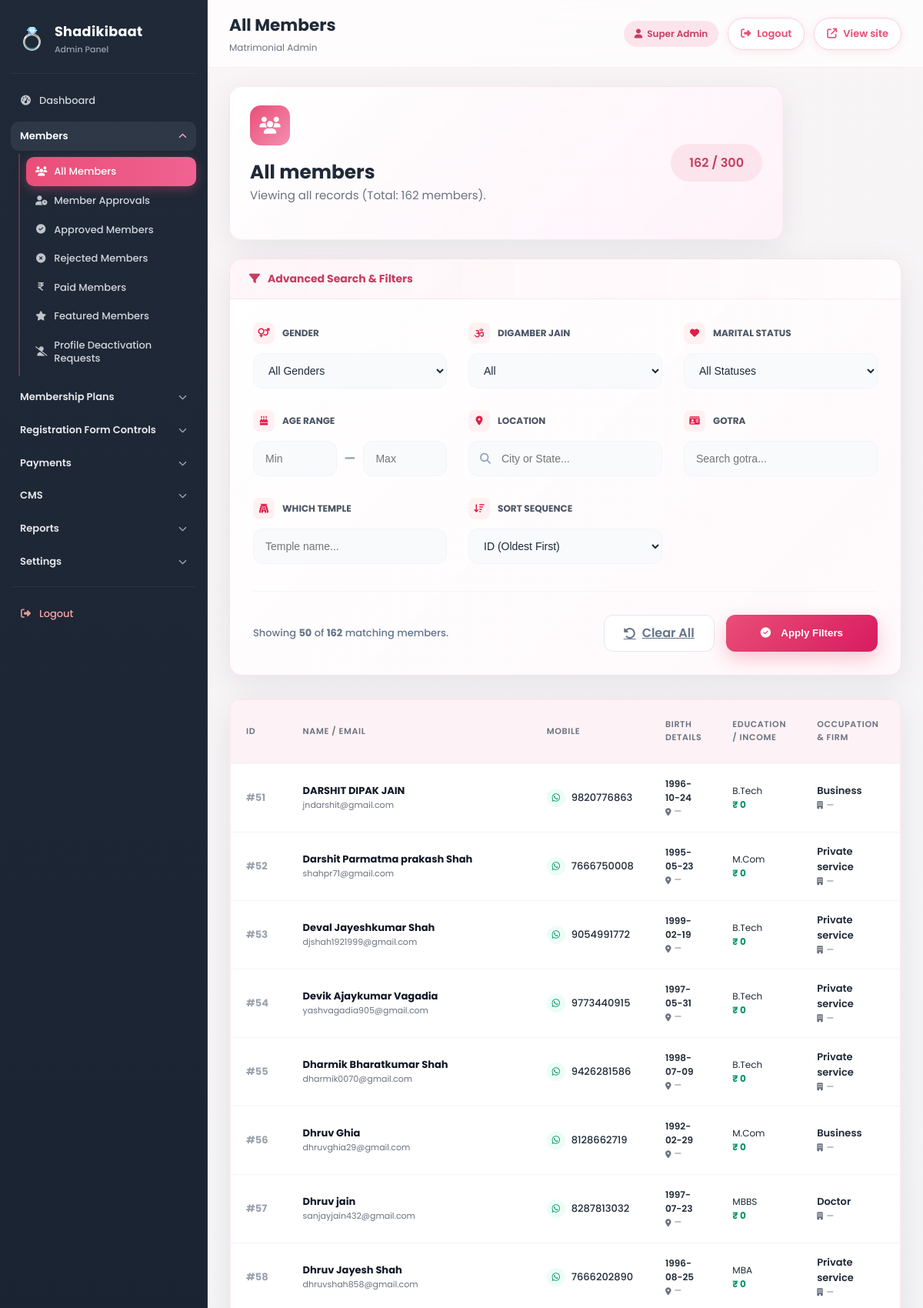
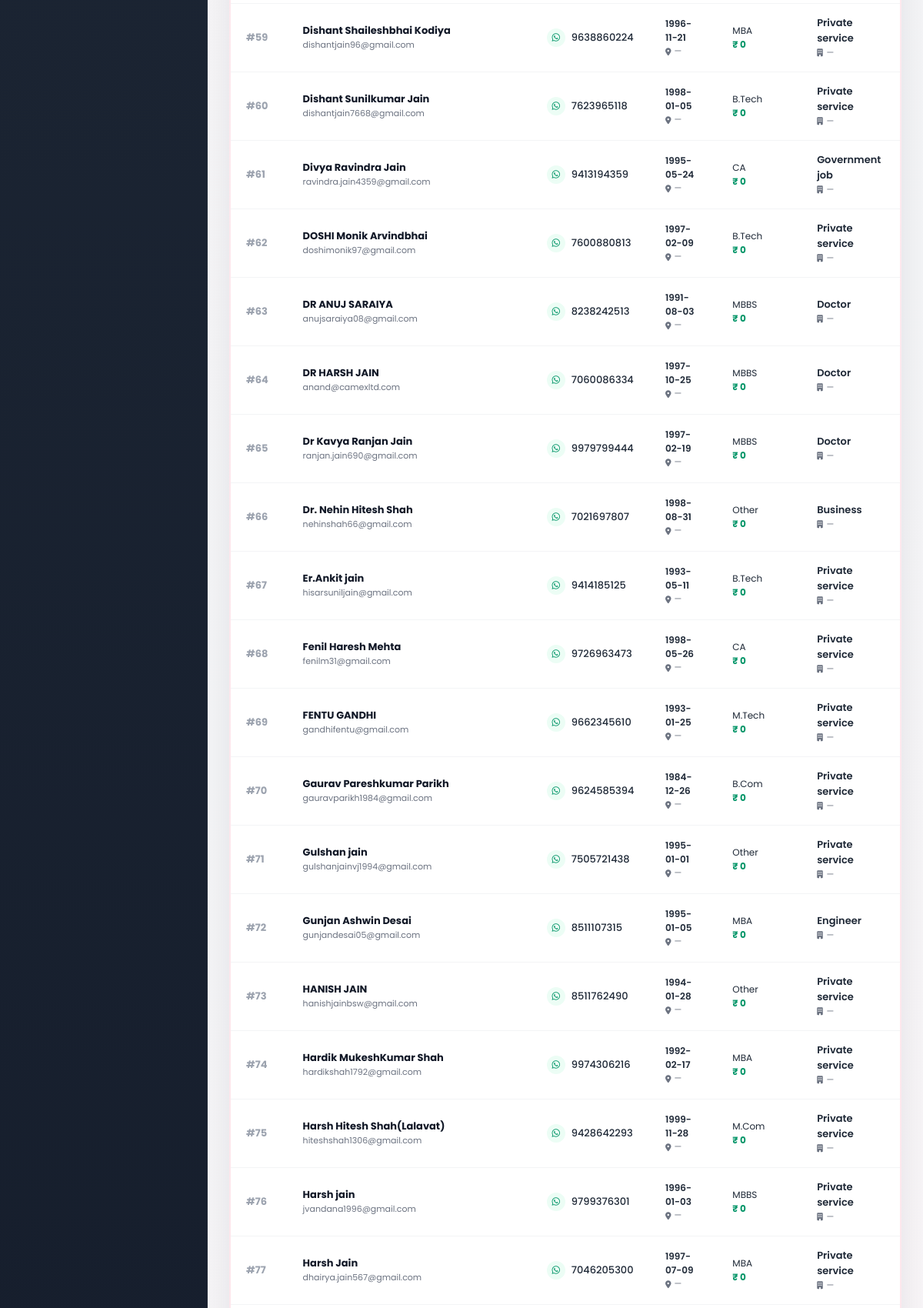
/admin/members.php?page=2 (signed in, upper part), run on the app's committed database (2 pictures, top to bottom).
### tables this page shows
CREATE TABLE IF NOT EXISTS `users` (
  `id` bigint(20) UNSIGNED NOT NULL AUTO_INCREMENT,
  `profile_id` varchar(30) NOT NULL,
  `first_name` varchar(100) NOT NULL,
  `last_name` varchar(100) DEFAULT NULL,
  `email` varchar(150) NOT NULL,
  `mobile` varchar(20) NOT NULL,
  `password_hash` varchar(255) NOT NULL,
  `gender` enum('male','female','other') NOT NULL,
  `dob` date DEFAULT NULL,
  `religion_id` bigint(20) UNSIGNED DEFAULT NULL,
  `caste_id` bigint(20) UNSIGNED DEFAULT NULL,
  `mother_tongue_id` bigint(20) UNSIGNED DEFAULT NULL,
  `marital_status_id` bigint(20) UNSIGNED DEFAULT NULL,
  `education_id` bigint(20) UNSIGNED DEFAULT NULL,
  `occupation_id` bigint(20) UNSIGNED DEFAULT NULL,
  `income_id` bigint(20) UNSIGNED DEFAULT NULL,
  `country_id` bigint(20) UNSIGNED DEFAULT NULL,
  `state_id` bigint(20) UNSIGNED DEFAULT NULL,
  `city_id` bigint(20) UNSIGNED DEFAULT NULL,
  `height_cm` smallint(5) UNSIGNED DEFAULT NULL,
  `weight_kg` smallint(5) UNSIGNED DEFAULT NULL,
  `complexion` varchar(50) DEFAULT NULL,
  `blood_group` varchar(10) DEFAULT NULL,
  `profile_created_by` enum('self','parent','sibling','relative','friend') DEFAULT 'self',
  `about_me` text DEFAULT NULL,
  `profile_photo` varchar(255) DEFAULT NULL,
  `status` enum('pending','approved','rejected','blocked','deactivated') DEFAULT 'pending',
  `membership_status` enum('free','paid','expired') DEFAULT 'free',
  `featured_profile` tinyint(1) DEFAULT 0,
  `paid_member` tinyint(1) DEFAULT 0,
  `email_verified` tinyint(1) DEFAULT 0,
  `mobile_verified` tinyint(1) DEFAULT 0,
  `approved_by` bigint(20) UNSIGNED DEFAULT NULL,
  `approved_at` datetime DEFAULT NULL,
  `rejection_reason` text DEFAULT NULL,
  `profile_views` int(10) UNSIGNED DEFAULT 0,
  `last_login_at` datetime DEFAULT NULL,
  `last_active_at` datetime DEFAULT NULL,
  `created_at` timestamp NOT NULL DEFAULT current_timestamp(),
  `updated_at` timestamp NOT NULL DEFAULT current_timestamp() ON UPDATE current_timestamp(),
  `deleted_at` datetime DEFAULT NULL,
  PRIMARY KEY (`id`),
  UNIQUE KEY `profile_id` (`profile_id`),
  UNIQUE KEY `email` (`email`),
  UNIQUE KEY `mobile` (`mobile`)
);

CREATE TABLE IF NOT EXISTS `educations` (
  `id` bigint(20) UNSIGNED NOT NULL AUTO_INCREMENT,
  `name` varchar(100) NOT NULL,
  `status` tinyint(1) DEFAULT 1,
  `created_at` timestamp NOT NULL DEFAULT current_timestamp(),
  PRIMARY KEY (`id`)
);

CREATE TABLE IF NOT EXISTS `occupations` (
  `id` bigint(20) UNSIGNED NOT NULL AUTO_INCREMENT,
  `name` varchar(100) NOT NULL,
  `status` tinyint(1) DEFAULT 1,
  `created_at` timestamp NOT NULL DEFAULT current_timestamp(),
  PRIMARY KEY (`id`)
);

### admin/members.php (the view, shortened to what the rows shown need)
<?php
require_once __DIR__ . '/includes/user-storage.php';
require __DIR__ . '/includes/head.php';
$perPage = 50;
$page = isset($_GET['page']) ? max(1, (int) $_GET['page']) : 1;
$offset = ($page - 1) * $perPage;
$filters = [
  'gender' => $_GET['gender'] ?? '',
  'digamber_jain' => $_GET['digamber_jain'] ?? '',
  'marital_status' => $_GET['marital_status'] ?? '',
  'gotra' => $_GET['gotra'] ?? '',
  'temple' => $_GET['temple'] ?? '',
  'location' => $_GET['location'] ?? '',
  'age_min' => $_GET['age_min'] ?? '',
  'age_max' => $_GET['age_max'] ?? ''
];
$sort = $_GET['sort'] ?? 'u.id ASC';
$rows = sathi_users_list_all($perPage, $offset, $filters, $sort);
?>
<section class="admin-page-placeholder">
  <div class="admin-glass-card admin-page-hero admin-page-hero-top">
    <div style="display: flex; justify-content: space-between; align-items: center;">
      <div>
        <h2>All members</h2>
      </div>
    </div>
  </div>
  <div class="admin-glass-card" style="padding: 0; overflow: hidden;">
    <div class="admin-table-wrap" style="overflow-x: auto;">
      <table class="admin-table"
        style="font-size: 13px; min-width: 1200px; border-collapse: separate; border-spacing: 0;">
        <thead>
          <tr style="background: #f9fafb;">
            <th style="padding: 15px 20px; border-bottom: 2px solid #f3f4f6;">ID</th>
            <th style="padding: 15px 20px; border-bottom: 2px solid #f3f4f6;">Name / Email</th>
            <th style="padding: 15px 20px; border-bottom: 2px solid #f3f4f6;">Mobile</th>
            <th style="padding: 15px 20px; border-bottom: 2px solid #f3f4f6;">Birth Details</th>
            <th style="padding: 15px 20px; border-bottom: 2px solid #f3f4f6;">Education / Income</th>
            <th style="padding: 15px 20px; border-bottom: 2px solid #f3f4f6;">Occupation & Firm</th>
            <th style="padding: 15px 20px; border-bottom: 2px solid #f3f4f6;">Family & Native</th>
          </tr>
        </thead>
        <tbody>
          <?php if (count($rows) === 0): ?>
            <tr>
              <td colspan="10" style="padding: 40px; text-align: center; color: #9ca3af;">No members found matching your
                filters.</td>
            </tr>
          <?php else: ?>
            <?php foreach ($rows as $r): ?>
              <tr class="admin-table-row-hover" style="transition: all 0.2s;">
                <td style="padding: 15px 20px; border-bottom: 1px solid #f3f4f6; font-weight: 700; color: #9ca3af;">
                  #<?php echo (int) ($r['id'] ?? 0); ?></td>
                <td style="padding: 15px 20px; border-bottom: 1px solid #f3f4f6;">
                  <div style="font-weight: 700; color: #111827; white-space: nowrap;">
                    <?php echo htmlspecialchars((string) ($r['name'] ?? 'Member'), ENT_QUOTES, 'UTF-8'); ?>
                  </div>
                  <div style="font-size: 11px; color: #6b7280;">
                    <?php echo htmlspecialchars((string) ($r['email'] ?? ''), ENT_QUOTES, 'UTF-8'); ?>
                  </div>
                </td>
                <td style="padding: 15px 20px; border-bottom: 1px solid #f3f4f6;">
                  <div style="white-space: nowrap; display: flex; align-items: center; gap: 8px;">
                    <div
                      style="width: 24px; height: 24px; border-radius: 50%; background: #ecfdf5; display: flex; align-items: center; justify-content: center;">
                      <i class="fab fa-whatsapp" style="color: #059669; font-size: 12px;"></i>
                    </div>
                    <span
                      style="font-weight: 500;"><?php echo htmlspecialchars((string) ($r['mobile'] ?? '—'), ENT_QUOTES, 'UTF-8'); ?></span>
                  </div>
                </td>
                <td style="padding: 15px 20px; border-bottom: 1px solid #f3f4f6;">
                  <div style="font-size: 12px; font-weight: 600;">
                    <?php echo htmlspecialchars((string) ($r['dob'] ?? '—')); ?></div>
                  <div style="font-size: 11px; color: #6b7280; display: flex; align-items: center; gap: 4px;">
                    <i class="fas fa-map-marker-alt" style="font-size: 10px;"></i>
                    <?php echo htmlspecialchars((string) ($r['birth_place'] ?? '—')); ?>
                  </div>
                </td>
                <td style="padding: 15px 20px; border-bottom: 1px solid #f3f4f6;">
                  <div
                    style="max-width: 150px; overflow: hidden; text-overflow: ellipsis; white-space: nowrap; font-size: 12px;"
                    title="<?php echo htmlspecialchars((string) ($r['education_val'] ?? '—')); ?>">
                    <?php echo htmlspecialchars((string) ($r['education_val'] ?? '—'), ENT_QUOTES, 'UTF-8'); ?>
                  </div>
                  <div style="font-weight: 700; color: #059669; font-size: 12px;">
                    ₹ <?php echo number_format((float) ($r['annual_income'] ?? 0)); ?>
                  </div>
                </td>
                <td style="padding: 15px 20px; border-bottom: 1px solid #f3f4f6;">
                  <div style="font-weight: 600;">
                    <?php echo htmlspecialchars((string) ($r['occupation_val'] ?? '—'), ENT_QUOTES, 'UTF-8'); ?></div>
                  <div style="font-size: 11px; color: #6b7280;">
                    <i class="fas fa-building" style="font-size: 10px; margin-right: 2px;"></i>
                    <?php echo htmlspecialchars((string) ($r['occupation_firm'] ?? '—'), ENT_QUOTES, 'UTF-8'); ?>
                  </div>
                </td>
                <td style="padding: 15px 20px; border-bottom: 1px solid #f3f4f6;">
                </td>
              </tr>
            <?php endforeach; ?>
          <?php endif; ?>
        </tbody>
      </table>
    </div>
  </div>
</section>
<?php require __DIR__ . '/includes/footer.php'; ?>

### data on the page
users: id "51", name "DARSHIT DIPAK JAIN", email "jndarshit@gmail.com", mobile "9820776863", dob "1996-10-24", birth_place "—", education.name "B.Tech", annual_income "0", occupation.name "Business", occupation_firm "—"
users: id "52", name "Darshit Parmatma prakash Shah", email "shahpr71@gmail.com", mobile "7666750008", dob "1995-05-23", birth_place "—", education.name "M.Com", annual_income "0", occupation.name "Private service", occupation_firm "—"
users: id "53", name "Deval Jayeshkumar Shah", email "djshah1921999@gmail.com", mobile "9054991772", dob "1999-02-19", birth_place "—", education.name "B.Tech", annual_income "0", occupation.name "Private service", occupation_firm "—"
users: id "54", name "Devik Ajaykumar Vagadia", email "yashvagadia905@gmail.com", mobile "9773440915", dob "1997-05-31", birth_place "—", education.name "B.Tech", annual_income "0", occupation.name "Private service", occupation_firm "—"
users: id "55", name "Dharmik Bharatkumar Shah", email "dharmik0070@gmail.com", mobile "9426281586", dob "1998-07-09", birth_place "—", education.name "B.Tech", annual_income "0", occupation.name "Private service", occupation_firm "—"
users: id "56", name "Dhruv Ghia", email "dhruvghia29@gmail.com", mobile "8128662719", dob "1992-02-29", birth_place "—", education.name "M.Com", annual_income "0", occupation.name "Business", occupation_firm "—"
users: id "57", name "Dhruv jain", email "sanjayjain432@gmail.com", mobile "8287813032", dob "1997-07-23", birth_place "—", education.name "MBBS", annual_income "0", occupation.name "Doctor", occupation_firm "—"
users: id "58", name "Dhruv Jayesh Shah", email "dhruvshah858@gmail.com", mobile "7666202890", dob "1996-08-25", birth_place "—", education.name "MBA", annual_income "0", occupation.name "Private service", occupation_firm "—"
users: id "59", name "Dishant Shaileshbhai Kodiya", email "dishantjain96@gmail.com", mobile "9638860224", dob "1996-11-21", birth_place "—", education.name "MBA", annual_income "0", occupation.name "Private service", occupation_firm "—"
users: id "60", name "Dishant Sunilkumar Jain", email "dishantjain7668@gmail.com", mobile "7623965118", dob "1998-01-05", birth_place "—", education.name "B.Tech", annual_income "0", occupation.name "Private service", occupation_firm "—"
users: id "61", name "Divya Ravindra Jain", email "ravindra.jain4359@gmail.com", mobile "9413194359", dob "1995-05-24", birth_place "—", education.name "CA", annual_income "0", occupation.name "Government job", occupation_firm "—"
users: id "62", name "DOSHI Monik Arvindbhai", email "doshimonik97@gmail.com", mobile "7600880813", dob "1997-02-09", birth_place "—", education.name "B.Tech", annual_income "0", occupation.name "Private service", occupation_firm "—"
users: id "63", name "DR ANUJ SARAIYA", email "anujsaraiya08@gmail.com", mobile "8238242513", dob "1991-08-03", birth_place "—", education.name "MBBS", annual_income "0", occupation.name "Doctor", occupation_firm "—"
users: id "64", name "DR HARSH JAIN", email "anand@camexltd.com", mobile "7060086334", dob "1997-10-25", birth_place "—", education.name "MBBS", annual_income "0", occupation.name "Doctor", occupation_firm "—"
users: id "65", name "Dr Kavya Ranjan Jain", email "ranjan.jain690@gmail.com", mobile "9979799444", dob "1997-02-19", birth_place "—", education.name "MBBS", annual_income "0", occupation.name "Doctor", occupation_firm "—"
users: id "66", name "Dr. Nehin Hitesh Shah", email "nehinshah66@gmail.com", mobile "7021697807", dob "1998-08-31", birth_place "—", education.name "Other", annual_income "0", occupation.name "Business", occupation_firm "—"
users: id "67", name "Er.Ankit jain", email "hisarsuniljain@gmail.com", mobile "9414185125", dob "1993-05-11", birth_place "—", education.name "B.Tech", annual_income "0", occupation.name "Private service", occupation_firm "—"
users: id "68", name "Fenil Haresh Mehta", email "fenilm31@gmail.com", mobile "9726963473", dob "1998-05-26", birth_place "—", education.name "CA", annual_income "0", occupation.name "Private service", occupation_firm "—"
users: id "69", name "FENTU GANDHI", email "gandhifentu@gmail.com", mobile "9662345610", dob "1993-01-25", birth_place "—", education.name "M.Tech", annual_income "0", occupation.name "Private service", occupation_firm "—"
users: id "70", name "Gaurav Pareshkumar Parikh", email "gauravparikh1984@gmail.com", mobile "9624585394", dob "1984-12-26", birth_place "—", education.name "B.Com", annual_income "0", occupation.name "Private service", occupation_firm "—"
users: id "71", name "Gulshan jain", email "gulshanjainvj1994@gmail.com", mobile "7505721438", dob "1995-01-01", birth_place "—", education.name "Other", annual_income "0", occupation.name "Private service", occupation_firm "—"
users: id "72", name "Gunjan Ashwin Desai", email "gunjandesai05@gmail.com", mobile "8511107315", dob "1995-01-05", birth_place "—", education.name "MBA", annual_income "0", occupation.name "Engineer", occupation_firm "—"
users: id "73", name "HANISH JAIN", email "hanishjainbsw@gmail.com", mobile "8511762490", dob "1994-01-28", birth_place "—", education.name "Other", annual_income "0", occupation.name "Private service", occupation_firm "—"
users: id "74", name "Hardik MukeshKumar Shah", email "hardikshah1792@gmail.com", mobile "9974306216", dob "1992-02-17", birth_place "—", education.name "MBA", annual_income "0", occupation.name "Private service", occupation_firm "—"
users: id "75", name "Harsh Hitesh Shah(Lalavat)", email "hiteshshah1306@gmail.com", mobile "9428642293", dob "1999-11-28", birth_place "—", education.name "M.Com", annual_income "0", occupation.name "Private service", occupation_firm "—"
users: id "76", name "Harsh jain", email "jvandana1996@gmail.com", mobile "9799376301", dob "1996-01-03", birth_place "—", education.name "MBBS", annual_income "0", occupation.name "Private service", occupation_firm "—"
users: id "77", name "Harsh Jain", email "dhairya.jain567@gmail.com", mobile "7046205300", dob "1997-07-09", birth_place "—", education.name "MBA", annual_income "0", occupation.name "Private service", occupation_firm "—"

### other printed values
$dlabel "Dashboard"
$gLabel "Members"
$label "All Members"
$label "Member Approvals"
$label "Approved Members"
$label "Rejected Members"
$label "Paid Members"
$label "Featured Members"
$label "Profile Deactivation Requests"
$gLabel "Membership Plans"
$gLabel "Registration Form Controls"
$gLabel "Payments"
$gLabel "CMS"
$gLabel "Reports"
$gLabel "Settings"
